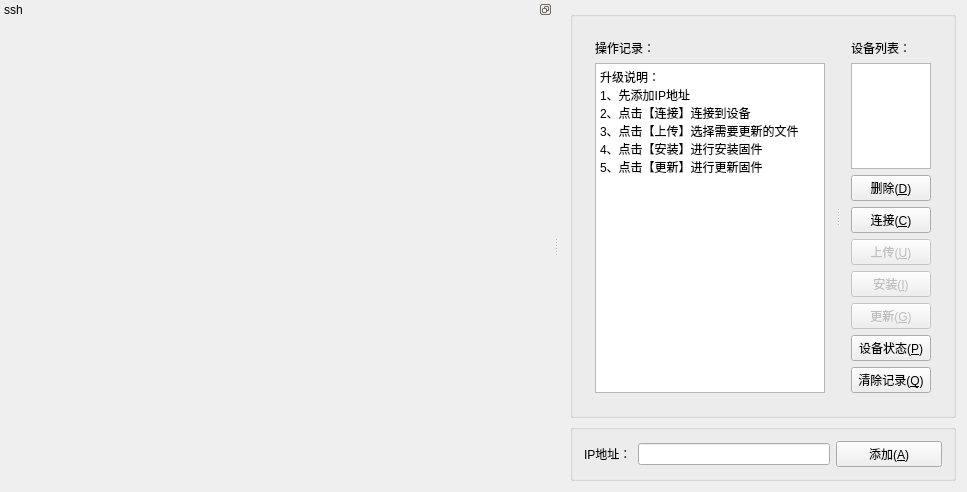
<?xml version="1.0" encoding="UTF-8"?>
<ui version="4.0">
 <class>MainWindow</class>
 <widget class="QMainWindow" name="MainWindow">
  <property name="geometry">
   <rect>
    <x>0</x>
    <y>0</y>
    <width>936</width>
    <height>492</height>
   </rect>
  </property>
  <property name="font">
   <font>
    <family>微软雅黑</family>
   </font>
  </property>
  <property name="windowTitle">
   <string>MOXA网关升级程序</string>
  </property>
  <property name="styleSheet">
   <string notr="true">QPushButton:hover{
	background-color: rgb(78, 154, 6);
}

  QToolButton { /* all types of tool button */
      border: 2px solid #8f8f91;
      border-radius: 6px;
      background-color: qlineargradient(x1: 0, y1: 0, x2: 0, y2: 1,
                                        stop: 0 #f6f7fa, stop: 1 #dadbde);
  }

  QToolButton[popupMode=&quot;1&quot;] { /* only for MenuButtonPopup */
      padding-right: 20px; /* make way for the popup button */
  }
QToolButton:hover{
	background-color: rgb(78, 154, 6);
}
  QToolButton:pressed {
background-color: qlineargradient(x1: 0, y1: 0, x2: 0, y2: 1,
                                        stop: 0 #dadbde, stop: 1 #f6f7fa);
  }

  QToolButton::menu-button {
      border: 2px solid gray;
      border-top-right-radius: 6px;
      border-bottom-right-radius: 6px;
      /* 16px width + 4px for border = 20px allocated above */
      width: 16px;
  }


  QToolButton::menu-arrow:open {
      top: 1px; left: 1px; /* shift it a bit */
  }</string>
  </property>
  <property name="documentMode">
   <bool>false</bool>
  </property>
  <property name="unifiedTitleAndToolBarOnMac">
   <bool>false</bool>
  </property>
  <widget class="QWidget" name="centralWidget">
   <layout class="QGridLayout" name="gridLayout">
    <item row="0" column="0">
     <widget class="QGroupBox" name="groupBox">
      <property name="title">
       <string/>
      </property>
      <layout class="QGridLayout" name="gridLayout_5">
       <item row="0" column="0">
        <widget class="QSplitter" name="splitter">
         <property name="autoFillBackground">
          <bool>false</bool>
         </property>
         <property name="lineWidth">
          <number>1</number>
         </property>
         <property name="orientation">
          <enum>Qt::Horizontal</enum>
         </property>
         <property name="handleWidth">
          <number>4</number>
         </property>
         <widget class="QWidget" name="layoutWidget">
          <layout class="QVBoxLayout" name="verticalLayout_2">
           <item>
            <widget class="QLabel" name="label_3">
             <property name="text">
              <string>操作记录：</string>
             </property>
            </widget>
           </item>
           <item>
            <widget class="QTextBrowser" name="textBrowser">
             <property name="minimumSize">
              <size>
               <width>230</width>
               <height>0</height>
              </size>
             </property>
             <property name="html">
              <string>&lt;!DOCTYPE HTML PUBLIC &quot;-//W3C//DTD HTML 4.0//EN&quot; &quot;http://www.w3.org/TR/REC-html40/strict.dtd&quot;&gt;
&lt;html&gt;&lt;head&gt;&lt;meta name=&quot;qrichtext&quot; content=&quot;1&quot; /&gt;&lt;style type=&quot;text/css&quot;&gt;
p, li { white-space: pre-wrap; }
&lt;/style&gt;&lt;/head&gt;&lt;body style=&quot; font-family:'SimSun'; font-size:9pt; font-weight:400; font-style:normal;&quot;&gt;
&lt;p style=&quot; margin-top:0px; margin-bottom:0px; margin-left:0px; margin-right:0px; -qt-block-indent:0; text-indent:0px;&quot;&gt;升级说明：&lt;/p&gt;
&lt;p style=&quot; margin-top:0px; margin-bottom:0px; margin-left:0px; margin-right:0px; -qt-block-indent:0; text-indent:0px;&quot;&gt;1、先添加IP地址&lt;/p&gt;
&lt;p style=&quot; margin-top:0px; margin-bottom:0px; margin-left:0px; margin-right:0px; -qt-block-indent:0; text-indent:0px;&quot;&gt;2、点击【连接】连接到设备&lt;/p&gt;
&lt;p style=&quot; margin-top:0px; margin-bottom:0px; margin-left:0px; margin-right:0px; -qt-block-indent:0; text-indent:0px;&quot;&gt;3、点击【上传】选择需要更新的文件&lt;/p&gt;
&lt;p style=&quot; margin-top:0px; margin-bottom:0px; margin-left:0px; margin-right:0px; -qt-block-indent:0; text-indent:0px;&quot;&gt;4、点击【安装】进行安装固件&lt;/p&gt;
&lt;p style=&quot; margin-top:0px; margin-bottom:0px; margin-left:0px; margin-right:0px; -qt-block-indent:0; text-indent:0px;&quot;&gt;5、点击【更新】进行更新固件&lt;/p&gt;
&lt;p style=&quot;-qt-paragraph-type:empty; margin-top:0px; margin-bottom:0px; margin-left:0px; margin-right:0px; -qt-block-indent:0; text-indent:0px;&quot;&gt;&lt;br /&gt;&lt;/p&gt;&lt;/body&gt;&lt;/html&gt;</string>
             </property>
            </widget>
           </item>
          </layout>
         </widget>
         <widget class="QWidget" name="layoutWidget">
          <layout class="QGridLayout" name="gridLayout_2">
           <item row="2" column="0">
            <layout class="QHBoxLayout" name="horizontalLayout_3">
             <item>
              <layout class="QVBoxLayout" name="verticalLayout">
               <item>
                <widget class="QPushButton" name="btnDel">
                 <property name="text">
                  <string>删除(&amp;D)</string>
                 </property>
                 <property name="autoDefault">
                  <bool>true</bool>
                 </property>
                 <property name="default">
                  <bool>false</bool>
                 </property>
                 <property name="flat">
                  <bool>false</bool>
                 </property>
                </widget>
               </item>
               <item>
                <widget class="QPushButton" name="btnConnect">
                 <property name="text">
                  <string>连接(&amp;C)</string>
                 </property>
                 <property name="autoDefault">
                  <bool>true</bool>
                 </property>
                 <property name="default">
                  <bool>false</bool>
                 </property>
                 <property name="flat">
                  <bool>false</bool>
                 </property>
                </widget>
               </item>
               <item>
                <widget class="QPushButton" name="btnUpload">
                 <property name="enabled">
                  <bool>false</bool>
                 </property>
                 <property name="text">
                  <string>上传(&amp;U)</string>
                 </property>
                </widget>
               </item>
               <item>
                <widget class="QPushButton" name="btnInstall">
                 <property name="enabled">
                  <bool>false</bool>
                 </property>
                 <property name="text">
                  <string>安装(&amp;I)</string>
                 </property>
                </widget>
               </item>
               <item>
                <widget class="QPushButton" name="btnupgrade">
                 <property name="enabled">
                  <bool>false</bool>
                 </property>
                 <property name="text">
                  <string>更新(&amp;G)</string>
                 </property>
                </widget>
               </item>
               <item>
                <widget class="QPushButton" name="btnIPStatus">
                 <property name="enabled">
                  <bool>true</bool>
                 </property>
                 <property name="text">
                  <string>设备状态(&amp;P)</string>
                 </property>
                </widget>
               </item>
               <item>
                <widget class="QPushButton" name="btnClear">
                 <property name="enabled">
                  <bool>true</bool>
                 </property>
                 <property name="text">
                  <string>清除记录(&amp;Q)</string>
                 </property>
                </widget>
               </item>
              </layout>
             </item>
            </layout>
           </item>
           <item row="0" column="0">
            <widget class="QLabel" name="label_4">
             <property name="text">
              <string>设备列表：</string>
             </property>
            </widget>
           </item>
           <item row="1" column="0">
            <widget class="QListWidget" name="listWidget">
             <property name="minimumSize">
              <size>
               <width>39</width>
               <height>0</height>
              </size>
             </property>
            </widget>
           </item>
          </layout>
         </widget>
        </widget>
       </item>
      </layout>
     </widget>
    </item>
    <item row="1" column="0">
     <widget class="QGroupBox" name="groupBox_2">
      <property name="title">
       <string/>
      </property>
      <layout class="QVBoxLayout" name="verticalLayout_3">
       <item>
        <layout class="QHBoxLayout" name="horizontalLayout_2">
         <item>
          <widget class="QLabel" name="label_2">
           <property name="text">
            <string>IP地址：</string>
           </property>
          </widget>
         </item>
         <item>
          <widget class="QLineEdit" name="lineEdit">
           <property name="styleSheet">
            <string notr="true"/>
           </property>
           <property name="dragEnabled">
            <bool>false</bool>
           </property>
           <property name="readOnly">
            <bool>false</bool>
           </property>
           <property name="clearButtonEnabled">
            <bool>true</bool>
           </property>
          </widget>
         </item>
         <item>
          <widget class="QPushButton" name="btnAdd">
           <property name="minimumSize">
            <size>
             <width>106</width>
             <height>0</height>
            </size>
           </property>
           <property name="text">
            <string>添加(&amp;A)</string>
           </property>
           <property name="autoDefault">
            <bool>true</bool>
           </property>
           <property name="default">
            <bool>false</bool>
           </property>
           <property name="flat">
            <bool>false</bool>
           </property>
          </widget>
         </item>
        </layout>
       </item>
      </layout>
     </widget>
    </item>
   </layout>
  </widget>
  <widget class="QDockWidget" name="dockWidget">
   <property name="minimumSize">
    <size>
     <width>553</width>
     <height>424</height>
    </size>
   </property>
   <property name="features">
    <set>QDockWidget::DockWidgetFloatable|QDockWidget::DockWidgetMovable</set>
   </property>
   <property name="allowedAreas">
    <set>Qt::AllDockWidgetAreas</set>
   </property>
   <property name="windowTitle">
    <string>ssh</string>
   </property>
   <attribute name="dockWidgetArea">
    <number>1</number>
   </attribute>
   <widget class="QWidget" name="stackedWidget_2">
    <layout class="QGridLayout" name="gridLayout_3">
     <item row="0" column="0" colspan="2">
      <widget class="QWidget" name="stackedWidget" native="true">
       <property name="currentIndex" stdset="0">
        <number>-1</number>
       </property>
      </widget>
     </item>
    </layout>
   </widget>
  </widget>
 </widget>
 <layoutdefault spacing="6" margin="11"/>
 <resources/>
 <connections/>
</ui>
